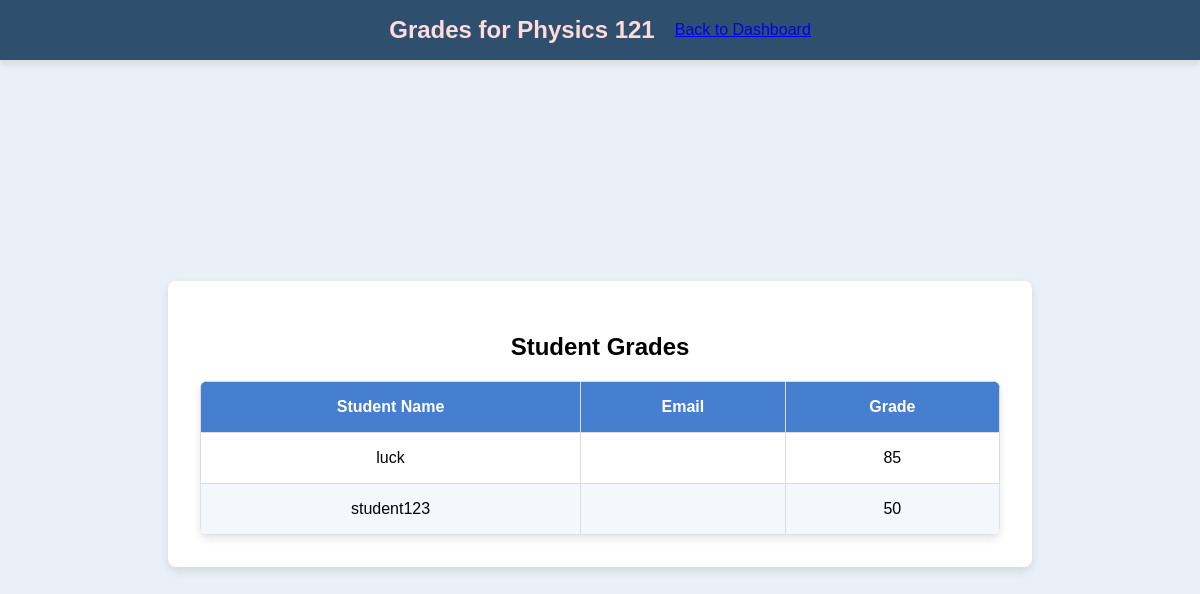
The page /teacher/course/3/grades (signed in) on the database its author committed.
### app.py (models this page shows, shortened)
class Course(db.Model):
    id = db.Column(db.Integer, primary_key=True)
    course_code = db.Column(db.String(10))
    course_name = db.Column(db.String(100))
    capacity = db.Column(db.Integer)
    teacher_id = db.Column(db.Integer, db.ForeignKey('user.id'), nullable=True)
    teacher = db.relationship('User', backref='teaching_courses', foreign_keys=[teacher_id])
    time = db.Column(db.String(50))
    enrolled_count = db.Column(db.Integer, default=0)

class Enrollment(db.Model):
    id = db.Column(db.Integer, primary_key=True)
    course_id = db.Column(db.Integer, db.ForeignKey('course.id'))
    user_id = db.Column(db.Integer, db.ForeignKey('user.id'))
    grade = db.Column(db.String(5))
    user = db.relationship('User', backref='enrollments', lazy=True)
    course = db.relationship('Course', backref='enrollments', lazy=True)

class User(UserMixin, db.Model):
    id = db.Column(db.Integer, primary_key=True)
    username = db.Column(db.String(150))
    password = db.Column(db.String(150))
    role = db.Column(db.String(50))

### app.py (the view)
@app.route('/teacher/course/<int:course_id>/grades')
@login_required
def view_grades(course_id):
    if current_user.role != 'teacher':
        flash("Access denied: Only teachers can view grades.", "danger")
        return redirect(url_for('login'))
    course = Course.query.filter_by(id=course_id, teacher_id=current_user.id).first()
    if not course:
        flash("You do not have permission to view grades for this course.", "danger")
        return redirect(url_for('teacher_dashboard'))
    enrollments = Enrollment.query.filter_by(course_id=course.id).all()
    students_with_grades = [
        {
            "student": User.query.get(enrollment.user_id),
            "grade": enrollment.grade  # Assuming the `Enrollment` model has a `grade` column
        }
        for enrollment in enrollments
    ]
    return render_template('grades.html', course=course, students_with_grades=students_with_grades)

### app.py (called while the page is built)
@login_manager.user_loader
def load_user(user_id):
    return User.query.get(int(user_id))

### templates/grades.html (shortened to what this page needs)
<!DOCTYPE html>
<html lang="en">
<head>
    <link rel="stylesheet" href="{{ url_for('static', filename='styles.css') }}">
</head>
<body>
    <div class="header">
        <h1>Grades for {{ course.course_name }}</h1>
        <a href="{{ url_for('teacher_dashboard') }}" class="back-button">Back to Dashboard</a>
    </div>
    <div class="container">
        <h2>Student Grades</h2>
        <table>
            <thead>
                <tr>
                    <th>Student Name</th>
                    <th>Email</th>
                    <th>Grade</th>
                </tr>
            </thead>
            <tbody>
                {% for entry in students_with_grades %}
                <tr>
                    <td>{{ entry.student.username }}</td>
                    <td>{{ entry.student.email }}</td>
                    <td>{{ entry.grade if entry.grade is not none else "Not Graded" }}</td>
                </tr>
                {% endfor %}
            </tbody>
        </table>
    </div>
</body>
</html>

### static/styles.css (style rules this page uses)
body { font-family: Arial, sans-serif; background-color: #e9f0f7; margin: 0; display: flex; justify-content: center; align-items: center; min-height: 100vh; }
.container { max-width: 800px; width: 100%; background-color: #ffffff; padding: 2rem; border-radius: 8px; box-shadow: 0px 4px 10px rgba(0, 0, 0, 0.1); text-align: center; margin: 5rem auto 2rem; }
.header { width: 100%; background-color: #2f4f6f; color: #fff; padding: 1rem 0; display: flex; justify-content: center; align-items: center; box-shadow: 0px 4px 8px rgba(0, 0, 0, 0.1); position: fixed; top: 0; left: 0; z-index: 10; margin-bottom: 20px; }
.header h1, .header h2 { margin: 0; color: #ffdbdb; }
.header h1 { font-size: 1.5rem; margin-right: 20px; }
table { width: 100%; border-collapse: collapse; margin-top: 1rem; text-align: center; border-radius: 8px; overflow: hidden; box-shadow: 0px 4px 8px rgba(0, 0, 0, 0.1); }
th, td { border: 1px solid #ddd; padding: 1rem; }
th { background-color: #467fcf; color: #fff; font-weight: bold; }
tr:nth-child(even) { background-color: #f4f8fc; }

### rows shown on the page
Course: course_name "Physics 121"
Enrollment: student.username "luck", grade "85"
Enrollment: student.username "student123", grade "50"
